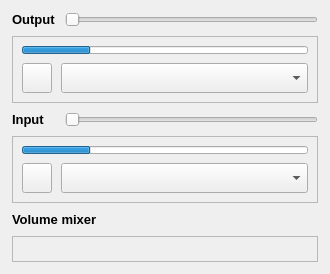
<?xml version="1.0" encoding="UTF-8"?>
<ui version="4.0">
 <class>Panel</class>
 <widget class="QWidget" name="Panel">
  <property name="geometry">
   <rect>
    <x>0</x>
    <y>0</y>
    <width>330</width>
    <height>274</height>
   </rect>
  </property>
  <property name="windowTitle">
   <string notr="true">Form</string>
  </property>
  <property name="autoFillBackground">
   <bool>true</bool>
  </property>
  <layout class="QGridLayout" name="gridLayout">
   <property name="leftMargin">
    <number>12</number>
   </property>
   <property name="topMargin">
    <number>12</number>
   </property>
   <property name="rightMargin">
    <number>12</number>
   </property>
   <property name="bottomMargin">
    <number>12</number>
   </property>
   <property name="spacing">
    <number>9</number>
   </property>
   <item row="0" column="0">
    <widget class="QFrame" name="frame">
     <property name="frameShape">
      <enum>QFrame::Shape::NoFrame</enum>
     </property>
     <property name="frameShadow">
      <enum>QFrame::Shadow::Raised</enum>
     </property>
     <layout class="QGridLayout" name="gridLayout_4">
      <property name="leftMargin">
       <number>0</number>
      </property>
      <property name="topMargin">
       <number>0</number>
      </property>
      <property name="rightMargin">
       <number>0</number>
      </property>
      <property name="bottomMargin">
       <number>0</number>
      </property>
      <property name="spacing">
       <number>9</number>
      </property>
      <item row="0" column="0">
       <widget class="QLabel" name="label_2">
        <property name="minimumSize">
         <size>
          <width>0</width>
          <height>0</height>
         </size>
        </property>
        <property name="font">
         <font>
          <pointsize>10</pointsize>
          <bold>true</bold>
         </font>
        </property>
        <property name="text">
         <string>Output</string>
        </property>
       </widget>
      </item>
      <item row="0" column="1">
       <widget class="QSlider" name="outputVolumeSlider">
        <property name="minimumSize">
         <size>
          <width>0</width>
          <height>0</height>
         </size>
        </property>
        <property name="maximum">
         <number>100</number>
        </property>
        <property name="orientation">
         <enum>Qt::Orientation::Horizontal</enum>
        </property>
        <property name="tickPosition">
         <enum>QSlider::TickPosition::NoTicks</enum>
        </property>
        <property name="tickInterval">
         <number>10</number>
        </property>
       </widget>
      </item>
      <item row="1" column="0" colspan="2">
       <widget class="QFrame" name="inputFrame">
        <property name="frameShape">
         <enum>QFrame::Shape::StyledPanel</enum>
        </property>
        <property name="frameShadow">
         <enum>QFrame::Shadow::Raised</enum>
        </property>
        <layout class="QGridLayout" name="gridLayout_2">
         <property name="spacing">
          <number>9</number>
         </property>
         <item row="1" column="0">
          <widget class="QPushButton" name="outputMuteButton">
           <property name="sizePolicy">
            <sizepolicy hsizetype="Minimum" vsizetype="Fixed">
             <horstretch>0</horstretch>
             <verstretch>0</verstretch>
            </sizepolicy>
           </property>
           <property name="minimumSize">
            <size>
             <width>30</width>
             <height>30</height>
            </size>
           </property>
           <property name="maximumSize">
            <size>
             <width>30</width>
             <height>30</height>
            </size>
           </property>
           <property name="text">
            <string/>
           </property>
          </widget>
         </item>
         <item row="1" column="1">
          <widget class="QComboBox" name="outputComboBox">
           <property name="sizePolicy">
            <sizepolicy hsizetype="Expanding" vsizetype="Fixed">
             <horstretch>0</horstretch>
             <verstretch>0</verstretch>
            </sizepolicy>
           </property>
           <property name="minimumSize">
            <size>
             <width>0</width>
             <height>30</height>
            </size>
           </property>
           <property name="font">
            <font>
             <pointsize>10</pointsize>
            </font>
           </property>
          </widget>
         </item>
         <item row="0" column="0" colspan="2">
          <widget class="QProgressBar" name="outputAudioMeter">
           <property name="minimumSize">
            <size>
             <width>0</width>
             <height>0</height>
            </size>
           </property>
           <property name="maximumSize">
            <size>
             <width>16777215</width>
             <height>8</height>
            </size>
           </property>
           <property name="maximum">
            <number>100</number>
           </property>
           <property name="value">
            <number>24</number>
           </property>
           <property name="textVisible">
            <bool>false</bool>
           </property>
          </widget>
         </item>
        </layout>
       </widget>
      </item>
      <item row="2" column="0">
       <widget class="QLabel" name="label">
        <property name="minimumSize">
         <size>
          <width>0</width>
          <height>0</height>
         </size>
        </property>
        <property name="font">
         <font>
          <pointsize>10</pointsize>
          <bold>true</bold>
         </font>
        </property>
        <property name="text">
         <string>Input</string>
        </property>
       </widget>
      </item>
      <item row="2" column="1">
       <widget class="QSlider" name="inputVolumeSlider">
        <property name="minimumSize">
         <size>
          <width>0</width>
          <height>0</height>
         </size>
        </property>
        <property name="maximum">
         <number>100</number>
        </property>
        <property name="orientation">
         <enum>Qt::Orientation::Horizontal</enum>
        </property>
        <property name="tickPosition">
         <enum>QSlider::TickPosition::NoTicks</enum>
        </property>
        <property name="tickInterval">
         <number>10</number>
        </property>
       </widget>
      </item>
      <item row="3" column="0" colspan="2">
       <widget class="QFrame" name="outputFrame">
        <property name="frameShape">
         <enum>QFrame::Shape::StyledPanel</enum>
        </property>
        <property name="frameShadow">
         <enum>QFrame::Shadow::Raised</enum>
        </property>
        <layout class="QGridLayout" name="gridLayout_3">
         <property name="spacing">
          <number>9</number>
         </property>
         <item row="1" column="0">
          <widget class="QPushButton" name="inputMuteButton">
           <property name="minimumSize">
            <size>
             <width>30</width>
             <height>30</height>
            </size>
           </property>
           <property name="maximumSize">
            <size>
             <width>30</width>
             <height>30</height>
            </size>
           </property>
           <property name="text">
            <string/>
           </property>
          </widget>
         </item>
         <item row="1" column="1">
          <widget class="QComboBox" name="inputComboBox">
           <property name="minimumSize">
            <size>
             <width>0</width>
             <height>30</height>
            </size>
           </property>
           <property name="font">
            <font>
             <pointsize>10</pointsize>
            </font>
           </property>
          </widget>
         </item>
         <item row="0" column="0" colspan="2">
          <widget class="QProgressBar" name="inputAudioMeter">
           <property name="minimumSize">
            <size>
             <width>0</width>
             <height>0</height>
            </size>
           </property>
           <property name="maximumSize">
            <size>
             <width>16777215</width>
             <height>8</height>
            </size>
           </property>
           <property name="maximum">
            <number>100</number>
           </property>
           <property name="value">
            <number>24</number>
           </property>
           <property name="textVisible">
            <bool>false</bool>
           </property>
          </widget>
         </item>
        </layout>
       </widget>
      </item>
      <item row="4" column="0" colspan="2">
       <widget class="QLabel" name="label_3">
        <property name="font">
         <font>
          <pointsize>10</pointsize>
          <bold>true</bold>
         </font>
        </property>
        <property name="text">
         <string>Volume mixer</string>
        </property>
       </widget>
      </item>
     </layout>
    </widget>
   </item>
   <item row="1" column="0">
    <widget class="QFrame" name="appFrame">
     <property name="minimumSize">
      <size>
       <width>0</width>
       <height>0</height>
      </size>
     </property>
     <property name="frameShape">
      <enum>QFrame::Shape::StyledPanel</enum>
     </property>
     <property name="frameShadow">
      <enum>QFrame::Shadow::Raised</enum>
     </property>
     <layout class="QVBoxLayout" name="verticalLayout_2">
      <property name="spacing">
       <number>9</number>
      </property>
     </layout>
    </widget>
   </item>
  </layout>
 </widget>
 <resources/>
 <connections/>
</ui>
